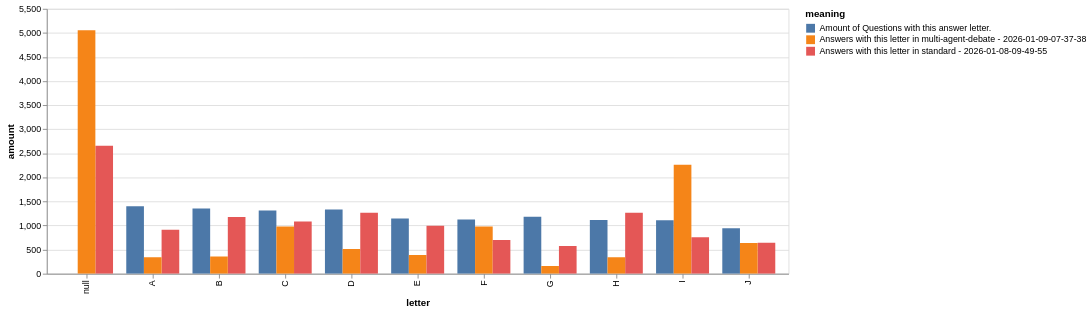

The notebook cell saved with this chart:
### Code cell
letter_dist.plot.bar(
    x="letter",
    y="amount",
    color="meaning",
    xOffset="meaning",
).configure_legend(labelLimit=400)

### Figure 1 — Vega-Lite specification as saved in the notebook (floating-point values rounded to 4 significant figures)
{"config": {"view": {"continuousWidth": 300, "continuousHeight": 300}, "legend": {"labelLimit": 400}}, "data": {"name": "data-d9e06df4ce785f8917dc3165ca0f3253"}, "mark": {"type": "bar", "tooltip": true}, "encoding": {"color": {"field": "meaning", "type": "nominal"}, "x": {"field": "letter", "type": "nominal"}, "xOffset": {"field": "meaning", "type": "nominal"}, "y": {"field": "amount", "type": "quantitative"}}, "params": [{"name": "param_1e9efca18e7a2868", "select": {"type": "interval", "encodings": ["x", "y"]}, "bind": "scales"}], "$schema": "https://vega.github.io/schema/vega-lite/v6.1.0.json", "datasets": {"data-d9e06df4ce785f8917dc3165ca0f3253": [{"letter": "B", "amount": 1352, "meaning": "Amount of Questions with this answer letter."}, {"letter": "E", "amount": 1149, "meaning": "Amount of Questions with this answer letter."}, {"letter": "F", "amount": 1128, "meaning": "Amount of Questions with this answer letter."}, {"letter": "G", "amount": 1182, "meaning": "Amount of Questions with this answer letter."}, {"letter": "D", "amount": 1336, "meaning": "Amount of Questions with this answer letter."}, {"letter": "C", "amount": 1314, "meaning": "Amount of Questions with this answer letter."}, {"letter": "A", "amount": 1403, "meaning": "Amount of Questions with this answer letter."}, {"letter": "J", "amount": 945, "meaning": "Amount of Questions with this answer letter."}, {"letter": "I", "amount": 1108, "meaning": "Amount of Questions with this answer letter."}, {"letter": "H", "amount": 1115, "meaning": "Amount of Questions with this answer letter."}, {"letter": null, "amount": 0, "meaning": "Amount of Questions with this answer letter."}, {"letter": "A", "amount": 912, "meaning": "Answers with this letter in standard - 2026-01-08-09-49-55"}, {"letter": "E", "amount": 389, "meaning": "Answers with this letter in multi-agent-debate - 2026-01-09-07-37-38"}, {"letter": "D", "amount": 515, "meaning": "Answers with this letter in multi-agent-debate - 2026-01-09-07-37-38"}, {"letter": "D", "amount": 1266, "meaning": "Answers with this letter in standard - 2026-01-08-09-49-55"}, {"letter": "C", "amount": 1085, "meaning": "Answers with this letter in standard - 2026-01-08-09-49-55"}, {"letter": "G", "amount": 575, "meaning": "Answers with this letter in standard - 2026-01-08-09-49-55"}, {"letter": "C", "amount": 982, "meaning": "Answers with this letter in multi-agent-debate - 2026-01-09-07-37-38"}, {"letter": "G", "amount": 163, "meaning": "Answers with this letter in multi-agent-debate - 2026-01-09-07-37-38"}, {"letter": "I", "amount": 2262, "meaning": "Answers with this letter in multi-agent-debate - 2026-01-09-07-37-38"}, {"letter": "H", "amount": 1265, "meaning": "Answers with this letter in standard - 2026-01-08-09-49-55"}, {"letter": "J", "amount": 642, "meaning": "Answers with this letter in standard - 2026-01-08-09-49-55"}, {"letter": "B", "amount": 1177, "meaning": "Answers with this letter in standard - 2026-01-08-09-49-55"}, {"letter": "F", "amount": 983, "meaning": "Answers with this letter in multi-agent-debate - 2026-01-09-07-37-38"}, {"letter": "B", "amount": 359, "meaning": "Answers with this letter in multi-agent-debate - 2026-01-09-07-37-38"}, {"letter": "H", "amount": 341, "meaning": "Answers with this letter in multi-agent-debate - 2026-01-09-07-37-38"}, {"letter": "J", "amount": 638, "meaning": "Answers with this letter in multi-agent-debate - 2026-01-09-07-37-38"}, {"letter": null, "amount": 2655, "meaning": "Answers with this letter in standard - 2026-01-08-09-49-55"}, {"letter": null, "amount": 5057, "meaning": "Answers with this letter in multi-agent-debate - 2026-01-09-07-37-38"}, {"letter": "E", "amount": 998, "meaning": "Answers with this letter in standard - 2026-01-08-09-49-55"}, {"letter": "I", "amount": 758, "meaning": "Answers with this letter in standard - 2026-01-08-09-49-55"}, {"letter": "F", "amount": 699, "meaning": "Answers with this letter in standard - 2026-01-08-09-49-55"}, {"letter": "A", "amount": 343, "meaning": "Answers with this letter in multi-agent-debate - 2026-01-09-07-37-38"}]}}
